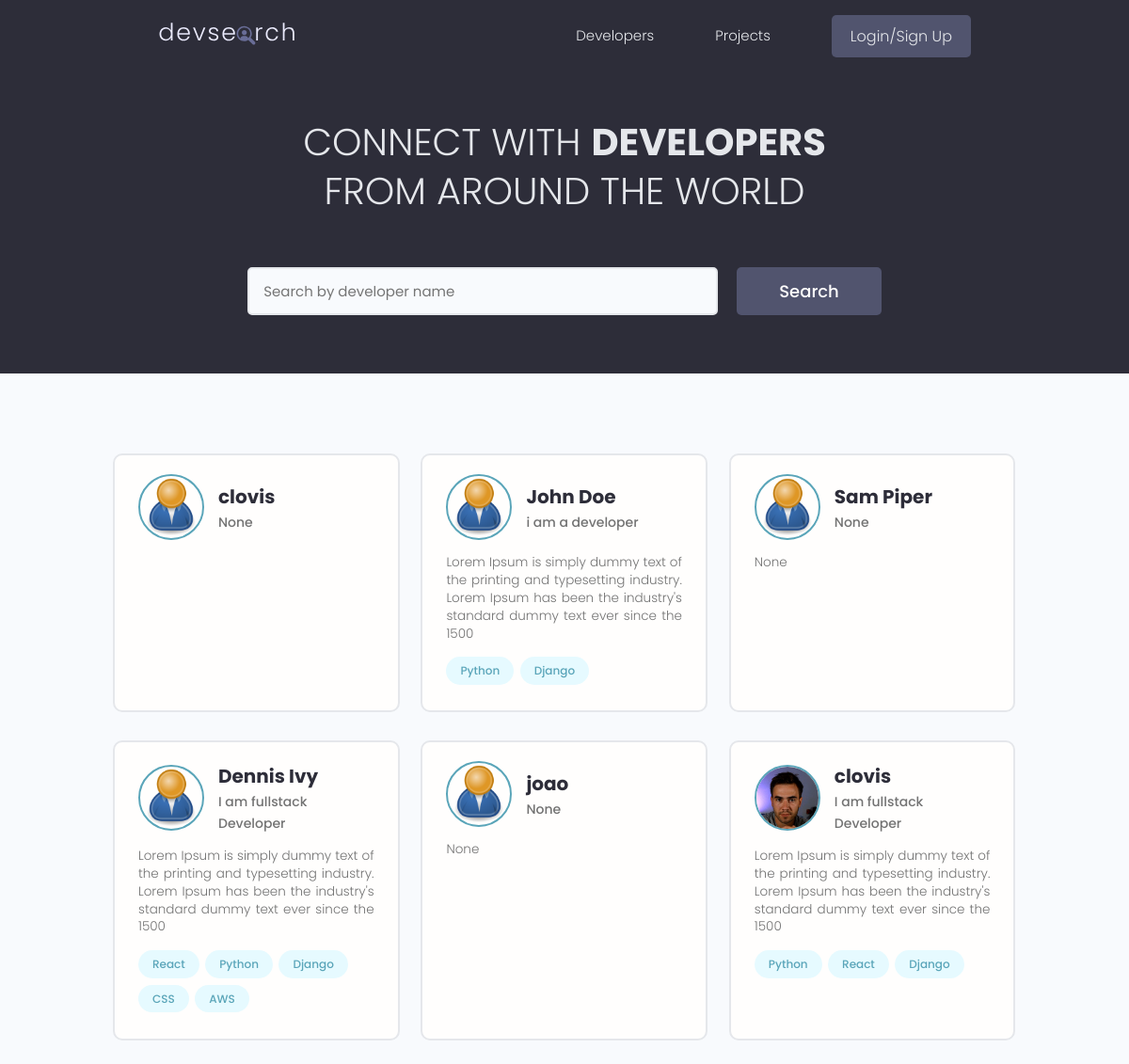
The page / on the database its author committed.
### users/models.py (models this page shows, shortened)
class Profile(models.Model):
    user = models.OneToOneField(User, on_delete=models.CASCADE, null=True, blank=True)
    name = models.CharField(max_length=200, blank=True, null=True)
    email = models.EmailField(max_length=500, blank=True, null=True)
    username = models.CharField(max_length=200, blank=True, null=True)
    location = models.CharField(max_length=200, blank=True, null=True)
    short_intro = models.CharField(max_length=200, blank=True, null=True)
    bio = models.TextField(blank=True, null=True)
    profile_image = models.ImageField(blank=True, null=True, upload_to='profiles/', default="profiles/user-default.png")
    social_github = models.CharField(max_length=200, blank=True, null=True)
    social_twitter = models.CharField(max_length=200, blank=True, null=True)
    social_linkedin = models.CharField(max_length=200, blank=True, null=True)
    social_youtube = models.CharField(max_length=200, blank=True, null=True)
    social_website = models.CharField(max_length=200, blank=True, null=True)
    created = models.DateTimeField(auto_now_add=True)
    id = models.UUIDField(default=uuid.uuid4, unique=True, primary_key=True, editable=False)

class Skill(models.Model):
    owner = models.ForeignKey(Profile, on_delete=models.CASCADE, null=True, blank=True)
    name = models.CharField(max_length=200, blank=True, null=True)
    description = models.TextField(null=True, blank=True)
    created = models.DateTimeField(auto_now_add=True)
    id = models.UUIDField(default=uuid.uuid4, unique=True, primary_key=True, editable=False)

### users/views.py (the view)
# urls.py: path('', views.profiles, name="profiles"),
def profiles(request):
    profiles, search_query = searchProfiles(request)
    custom_range, profiles = paginateProfiles(request, profiles, 6)
    context = {"profiles": profiles, 'search_query': search_query, 'custom_range': custom_range}
    return render(request,'users/profiles.html', context)

### users/utils.py (called while the page is built)
def paginateProfiles(request, profiles, results):
    page = request.GET.get('page')
    paginator = Paginator(profiles, results)
    try:
        profiles = paginator.page(page)
    except PageNotAnInteger:
        page = 1
        profiles = paginator.page(page)
    except EmptyPage:
        page = paginator.num_pages
        profiles = paginator.page(page)
    leftIndex = (int(page) - 4)
    if leftIndex < 1:
        leftIndex = 1
    rightIndex = (int(page) + 5)
    if rightIndex > paginator.num_pages:
        rightIndex = paginator.num_pages + 1
    custom_range = range(leftIndex, rightIndex)
    return custom_range, profiles

def searchProfiles(request):
    search_query = ''
    if request.GET.get('search_query'):
        search_query = request.GET.get('search_query')
    skills = Skill.objects.filter(name__icontains=search_query)
    profiles = Profile.objects.distinct().filter(
        Q(name__icontains=search_query) |
        Q(short_intro__icontains=search_query) |
        Q(skill__in=skills)
    )
    return profiles, search_query

### users/templates/users/profiles.html (shortened to what this page needs)
{% extends 'main.html' %}
{% block content %}
<main class="home">
  <section class="hero-section text-center">
    <div class="container container--narrow">
      <div class="hero-section__box">
        <h2>CONNECT WITH <span>DEVELOPERS</span></h2>
        <h2>FROM AROUND THE WORLD</h2>
      </div>
      <div class="hero-section__search">
        <form id="searchForm" class="form" action="{% url 'profiles' %}" method="get">
          <div class="form__field">
            <input class="input input--text" id="formInput#search" type="text" name="search_query"
              value="{{search_query}}" placeholder="Search by developer name" />
          </div>
          <input class="btn btn--sub btn--lg" type="submit" value="Search" />
        </form>
      </div>
    </div>
  </section>
  <section class="devlist">
    <div class="container">
      <div class="grid grid--three">
        {% for profile in profiles %}
        <div class="column card">
          <div class="dev">
            <a href="{% url 'user-profile' profile.id %}" class="card__body">
              <div class="dev__profile">
                  <img class="avatar avatar--md" src="{{ profile.profile_image.url }}" alt="image" />
                <div class="dev__meta">
                  <h3>{{profile.name}}</h3>
                  <h5>{{profile.short_intro}}</h5>
                </div>
              </div>
              <p class="dev__info">{{profile.bio|slice:"150"}}</p>
              <div class="dev__skills">
                {% for skill in profile.skill_set.all|slice:"5" %}
                <span class="tag tag--pill tag--main">
                  <small>{{skill.name}}</small>
                </span>
                {% endfor %}
              </div>
            </a>
          </div>
        </div>
        {% endfor %}
      </div>
    </div>
  </section>
</main>
{% endblock content %}

### static/styles/app.css (style rules this page uses)
:root { --color-sub: #2d2d39; }
.btn--sub { background-color: var(--color-sub-light); }
.card { border: 2px solid var(--color-light); }
img { width: 100%; }
.hero-section { height: 40vh; display: flex; align-items: center; background-color: var(--color-sub); }
.hero-section__box { margin-bottom: 4rem; }
.hero-section__box > h2, .hero-section__box > h2 > span { font-size: 4rem; color: var(--color-light); line-height: 1.3; text-transform: uppercase; }
.hero-section__box > h2 { font-weight: 300; }
.hero-section__box > h2 > span { font-weight: 700; }
.hero-section__search > .form { display: flex; align-items: center; justify-content: center; gap: 2rem; }
.hero-section__search > .form input.input--text { width: 50rem; }
.devlist { margin-top: 8rem; }
.devlist .grid { align-items: stretch; }
.devlist .dev .dev__profile { display: flex; align-items: center; gap: 1.5rem; }
.devlist .dev .dev__meta h3 { color: var(--color-sub); font-size: 2rem; font-weight: 700; }
.devlist .dev .dev__meta h5 { color: var(--color-text); font-size: 1.4rem; font-weight: 500; }
.devlist .dev .dev__info { margin: 1.5rem 0; font-size: 1.35rem; line-height: 1.4; text-align: justify; }

### static/uikit/styles/modules/_variables.css (style rules this page uses)
:root { --color-main: #5aa5b9; --color-main-light: #e6faff; --color-sub: #3f4156; --color-sub-light: #51546e; --color-sub-lighter: #ededfd; --color-text: #737373; --color-gray: #8b8b8b; --color-light: #e5e7eb; --color-light-gray: #767676; --color-bg: #f8fafd; --color-white: #fffefd; --color-white-light: #f3f3f3; --color-success: #359e64; --color-success-bg: #def8e8; --color-error: #fc4b0b; --color-error-bg: #fff2ee; --font-base: 'Poppins', arial, helvetica, 'Segoe UI', roboto, ubuntu, sans-serif; --font-monospace: 'Fira Code', 'Courier New', courier, monospace; --font-regular: 300; --font-medium: 500; --font-bold: 700; --generic-shadow: 1px 1px 5px #00000010; --generic-transition: all 0.3s ease-in-out; }

### static/uikit/styles/modules/_base.css (style rules this page uses)
* { margin: 0; padding: 0; box-sizing: border-box; text-rendering: optimizeLegibility; color: inherit; font-size: inherit; }
html { font-size: 50%; }
@media only screen and (min-width: 480px) { html { font-size: 56.25%; } }
@media only screen and (min-width: 1200px) { html { font-size: 62.5%; } }
body { line-height: 1.6; font-weight: 400; font-size: 1.5rem; color: var(--color-text); background-color: var(--color-bg); min-height: 100vh; }

### static/uikit/styles/modules/_typography.css (style rules this page uses)
* { font-family: var(--font-base); }
h2 { font-size: 3.6rem; font-weight: var(--font-bold); }
h3 { font-size: 3.2rem; font-weight: var(--font-medium); }
h5 { font-size: 2.4rem; font-weight: var(--font-medium); }
h5, h6 { font-weight: var(--font-regular); }
p, span, strong { font-size: 1.6rem; color: var(--color-text); font-weight: var(--font-regular); }
a { padding-bottom: 2px; text-decoration: none; display: inline-block; color: var(--color-main); font-weight: var(--font-medium); }

### static/uikit/styles/modules/_utilities.css (style rules this page uses)
.container { width: 92%; max-width: 165rem; margin: 0 auto; box-sizing: border-box; }
.container--narrow { width: 92%; max-width: 120rem; }
@media screen and (min-width: 1000px) { .container { width: 90%; } }
@media screen and (min-width: 1000px) { .container--narrow { width: 85%; } }
@media screen and (min-width: 1200px) { .container { width: 80%; } }
@media screen and (min-width: 1200px) { .container--narrow { width: 72%; } }
.text-center { text-align: center; }

### static/uikit/styles/modules/_avatar.css (style rules this page uses)
.avatar { border-radius: 50%; border: 2px solid var(--color-main); object-fit: cover; }
.avatar--md { height: 7rem; width: 7rem; }

### static/uikit/styles/modules/_button.css (style rules this page uses)
.btn { display: inline-block; position: relative; cursor: pointer; background-color: var(--color-light); font-weight: var(--font-medium); color: var(--color-sub); text-decoration: none; padding: 1rem 2rem; border-radius: 0.5rem; border: none; width: -webkit-fit-content; width: -moz-fit-content; width: fit-content; height: -webkit-fit-content; height: -moz-fit-content; height: fit-content; font-size: 1.6rem; outline-width: 0; outline-color: transparent; -webkit-backface-visibility: hidden; backface-visibility: hidden; transition: all 0.3s ease-in-out; }
.btn--sub { background-color: var(--color-sub); color: var(--color-white); }
.btn--lg { font-size: 1.8rem; padding: 1.2rem 4.5rem; }

### static/uikit/styles/modules/_card.css (style rules this page uses)
.card { border-radius: 1rem; background-color: var(--color-white); border: 1.5px solid var(--color-light); width: auto; height: auto; margin-top: 0.5rem; margin-bottom: 0.5rem; overflow: hidden; }
.card__body, .card__header { padding: 2rem 2.5rem; }

### rows shown on the page
Profile: profile_image (placeholder picture), name "clovis", short_intro "None"
Profile: profile_image (placeholder picture), name "John Doe", short_intro "i am a developer", bio "Lorem Ipsum is simply dummy text of the printing and typesetting industry. Lorem Ipsum has been the industry's standard dummy text ever since the 1500"
Skill: name "Python"
Skill: name "Django"
Profile: profile_image (placeholder picture), name "Sam Piper", short_intro "None", bio "None"
Profile: profile_image (placeholder picture), name "Dennis Ivy", short_intro "I am fullstack Developer", bio "Lorem Ipsum is simply dummy text of the printing and typesetting industry. Lorem Ipsum has been the industry's standard dummy text ever since the 1500"
Skill: name "React"
Skill: name "Python"
Skill: name "Django"
Skill: name "CSS"
Skill: name "AWS"
Profile: profile_image (placeholder picture), name "joao", short_intro "None", bio "None"
Profile: profile_image (picture), name "clovis", short_intro "I am fullstack Developer", bio "Lorem Ipsum is simply dummy text of the printing and typesetting industry. Lorem Ipsum has been the industry's standard dummy text ever since the 1500"
Skill: name "Python"
Skill: name "React"
Skill: name "Django"
